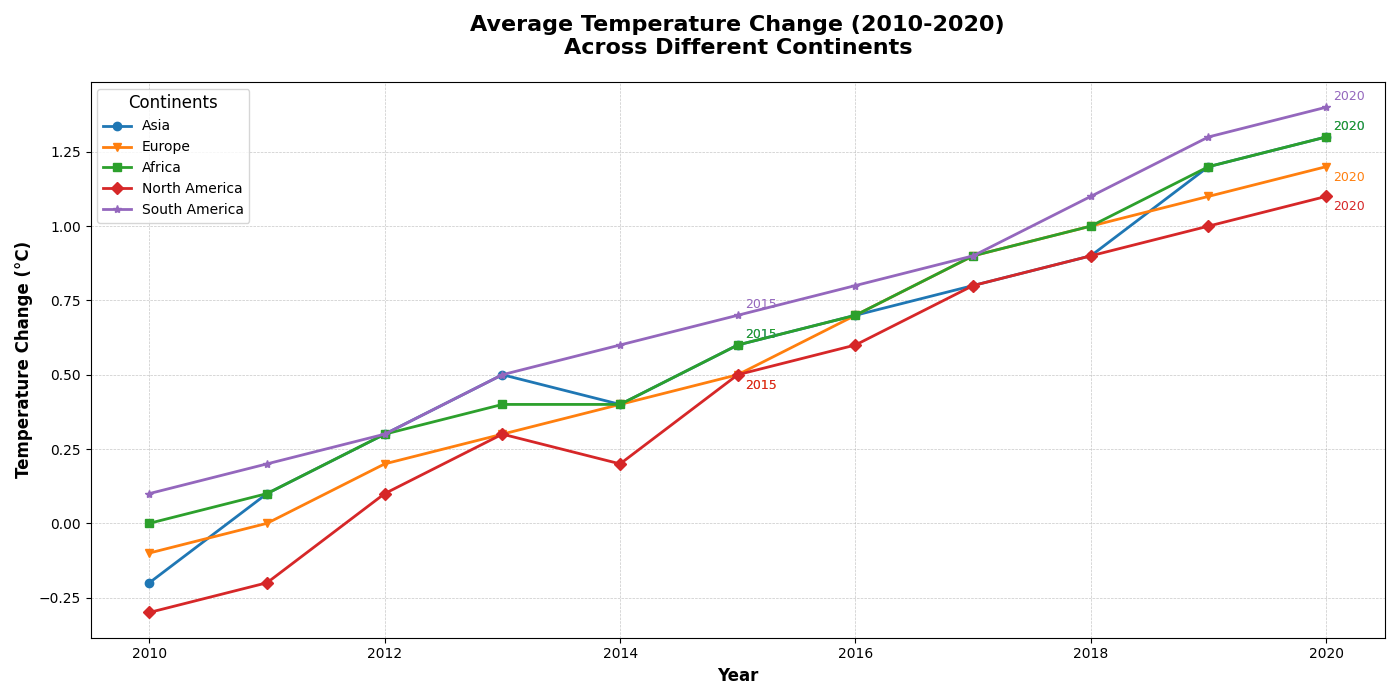

This figure's Python source:
import matplotlib.pyplot as plt
import numpy as np

# 1. Backstory: A Comparative Study of Average Temperature Change Across Different Continents
# Over the past decade, climate scientists have been closely monitoring the average temperature changes across various continents.
# This data highlights the variations and trends over an 11-year period from 2010 to 2020.

# 2. Define Data
years = np.arange(2010, 2021)
asia_temp = [-0.2, 0.1, 0.3, 0.5, 0.4, 0.6, 0.7, 0.8, 0.9, 1.2, 1.3]
europe_temp = [-0.1, 0.0, 0.2, 0.3, 0.4, 0.5, 0.7, 0.9, 1.0, 1.1, 1.2]
africa_temp = [0.0, 0.1, 0.3, 0.4, 0.4, 0.6, 0.7, 0.9, 1.0, 1.2, 1.3]
north_america_temp = [-0.3, -0.2, 0.1, 0.3, 0.2, 0.5, 0.6, 0.8, 0.9, 1.0, 1.1]
south_america_temp = [0.1, 0.2, 0.3, 0.5, 0.6, 0.7, 0.8, 0.9, 1.1, 1.3, 1.4]

# Create a Multi-line Chart
fig, ax = plt.subplots(figsize=(14, 7))

# Plot each continent's temperature change
lines = ax.plot(years, asia_temp, marker='o', label='Asia', linewidth=2)
lines += ax.plot(years, europe_temp, marker='v', label='Europe', linewidth=2)
lines += ax.plot(years, africa_temp, marker='s', label='Africa', linewidth=2)
lines += ax.plot(years, north_america_temp, marker='D', label='North America', linewidth=2)
lines += ax.plot(years, south_america_temp, marker='*', label='South America', linewidth=2)

# Highlight specific events on plots
highlight_years = {'2015': [asia_temp[5], europe_temp[5], africa_temp[5], north_america_temp[5], south_america_temp[5]],
                   '2020': [asia_temp[10], europe_temp[10], africa_temp[10], north_america_temp[10], south_america_temp[10]]}

for year, temps in highlight_years.items():
    ax.annotate(year, xy=(int(year), temps[0]), xytext=(5, 5), textcoords='offset points', fontsize=9, color=lines[0].get_color())
    ax.annotate(year, xy=(int(year), temps[1]), xytext=(5, -10), textcoords='offset points', fontsize=9, color=lines[1].get_color())
    ax.annotate(year, xy=(int(year), temps[2]), xytext=(5, 5), textcoords='offset points', fontsize=9, color=lines[2].get_color())
    ax.annotate(year, xy=(int(year), temps[3]), xytext=(5, -10), textcoords='offset points', fontsize=9, color=lines[3].get_color())
    ax.annotate(year, xy=(int(year), temps[4]), xytext=(5, 5), textcoords='offset points', fontsize=9, color=lines[4].get_color())

# Plot customization
ax.set_title("Average Temperature Change (2010-2020)\nAcross Different Continents", fontsize=16, fontweight='bold', pad=20)
ax.set_xlabel("Year", fontsize=12, weight='bold')
ax.set_ylabel("Temperature Change (°C)", fontsize=12, weight='bold')
ax.legend(loc='upper left', title='Continents', fontsize=10, title_fontsize=12)
ax.grid(True, which='both', linestyle='--', linewidth=0.5, alpha=0.7)

# Adjust layout to avoid overlap and clipping
plt.tight_layout()

# Display the plot
plt.show()
